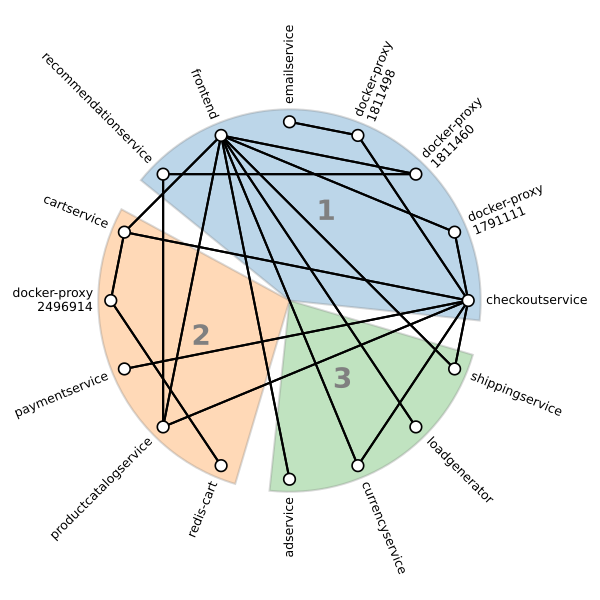

Recreate this plot in Python.
import os
import duckdb
import networkx as nx
import matplotlib.pyplot as plt
import numpy as np
import pandas as pd
from collections import defaultdict
from matplotlib.patches import Wedge
from pathlib import Path

machine_color = {
    1: "#1f77b4",
    2: "#ff7f0e",
    3: "#2ca02c",
    -1: "lightgray"
}

SERVICES = [
    "loadgenerator",
    "frontend",
    "checkoutservice",
    "adservice",
    "recommendationservice",
    "paymentservice",
    "emailservice",
    "productcatalogservice",
    "shippingservice",
    "currencyservice",
    "cartservice",
    "redis-cart",
    "docker"
]

def draw_network(edges_df: pd.DataFrame, script_dir: Path):
    # Map services to machines
    machine_map = {}
    for _, row in edges_df.iterrows():
        machine_map[row['src']] = row['src_machine']
        machine_map[row['dst']] = row['dst_machine']

    # Group services by machine
    machine_to_services = defaultdict(list)
    for service, machine in machine_map.items():
        machine_to_services[machine].append(service)

    # Flatten services in order by machine
    clustered_services = []
    machine_angle_ranges = {}  # machine_id -> (start_idx, end_idx)
    angle_index = 0
    for machine in sorted(machine_to_services):
        services = sorted(set(machine_to_services[machine]))
        clustered_services.extend(services)
        machine_angle_ranges[machine] = (angle_index, angle_index + len(services) - 1)
        angle_index += len(services)

    # Assign positions on circle
    n = len(clustered_services)
    angles = np.linspace(0, 2 * np.pi, n, endpoint=False)
    pos = {}
    for i, service in enumerate(clustered_services):
        angle = angles[i]
        pos[service] = (np.cos(angle), np.sin(angle))

    # Build graph
    G = nx.Graph()
    edges = list(zip(edges_df['src'], edges_df['dst']))
    G.add_edges_from(edges)

    # Plot setup
    fig, ax = plt.subplots(figsize=(6, 6))

    # Parameters for node radius and slice padding
    node_radius = 0.08  # approximate node circle radius (half sqrt of node size)
    slice_outer_radius = 1.07  # slightly larger than node radius 1
    slice_inner_radius = 0  # small hole in the center

    # Draw filled pie slices for each machine
    for machine, (start_idx, end_idx) in machine_angle_ranges.items():
        theta_start = np.degrees(angles[start_idx]) - 6  # small padding on each side
        theta_end = np.degrees(angles[end_idx]) + 6
        # Handle wrap-around if needed
        if theta_end < theta_start:
            theta_end += 360

        # Draw the wedge (filled arc)
        wedge = Wedge(center=(0, 0),
                      r=slice_outer_radius,
                      theta1=theta_start,
                      theta2=theta_end,
                      width=slice_outer_radius - slice_inner_radius,
                      facecolor=machine_color[machine],
                      alpha=0.3,
                      edgecolor='gray',
                      linestyle="solid" if machine != -1 else "dashed",
                      linewidth=1.5)
        ax.add_patch(wedge)

        # Label in the middle of the arc, closer to the center
        mid_angle = (angles[start_idx] + angles[end_idx]) / 2
        label_radius = slice_inner_radius + (slice_outer_radius - slice_inner_radius) / 2
        label_x = label_radius * np.cos(mid_angle)
        label_y = label_radius * np.sin(mid_angle)
        ax.text(label_x, label_y, machine if machine != -1 else "?",
                fontsize=20, fontweight='bold',
                ha='center', va='center', color='gray')

    # Draw edges and nodes on top of slices
    # Separate edges by machine status
    intra_edges = []
    cross_or_unknown_edges = []

    for _, row in edges_df.iterrows():
        src = row['src']
        dst = row['dst']
        src_machine = row['src_machine']
        dst_machine = row['dst_machine']

        if src_machine != -1:
            intra_edges.append((src, dst))
        else:
            cross_or_unknown_edges.append((src, dst))

    # Draw intra-machine edges (solid)
    nx.draw_networkx_edges(G, pos, edgelist=intra_edges, ax=ax, width=1.5, style="solid", edge_color="black")

    # Draw cross-machine or unknown-machine edges (dashed)
    nx.draw_networkx_edges(G, pos, edgelist=cross_or_unknown_edges, ax=ax, width=1.5, style="dashed", edge_color="gray")

    # Split nodes by machine == -1
    nodes_unknown = [node for node in G.nodes if machine_map.get(node, -1) == -1]
    nodes_known = [node for node in G.nodes if machine_map.get(node, -1) != -1]

    # Draw known machine nodes (solid border)
    nx.draw_networkx_nodes(G, pos, ax=ax, nodelist=nodes_known,
                           node_size=70, node_color="white", edgecolors="black", linewidths=1.2)

    # Manually draw nodes with machine == -1 using dashed edge
    for node in nodes_unknown:
        x, y = pos[node]
        circle = plt.Circle((x, y), radius=0.04,  # adjust radius as needed
                            facecolor='white',
                            edgecolor='black',
                            linewidth=1.2,
                            linestyle='dashed',
                            zorder=3)
        ax.add_patch(circle)

    # Radial labels outside nodes
    for node, (x, y) in pos.items():
        angle = np.arctan2(y, x)
        label_radius = 1.1  # outside slice radius now
        label_x = label_radius * np.cos(angle)
        label_y = label_radius * np.sin(angle)
        rotation = np.degrees(angle)
        if rotation < -90 or rotation > 90:
            rotation += 180
            ha = 'right'
        else:
            ha = 'left'
        ax.text(label_x, label_y, node, fontsize=9, rotation=rotation,
                ha=ha, va='center', rotation_mode='anchor')

    # Final plot tweaks
    ax.set_aspect('equal')
    plt.axis('off')
    plt.tight_layout()
    plt.savefig(script_dir.joinpath("network_graph.pdf"))
    plt.show()

def part_of_app(name):
    for service in SERVICES:
        if service in name:
            return service if service != "docker" else "docker-proxy"
    return None

def ripple_connections(dir: Path):
    conn = duckdb.connect(database=':memory:')

    conn.execute(f"""ATTACH '{dir}/vm1.db3' as vm1""")
    conn.execute(f"""ATTACH '{dir}/vm2.db3' as vm2""")
    conn.execute(f"""ATTACH '{dir}/vm3.db3' as vm3""")

    edges = conn.execute("""
        WITH 
            tcp_discovery AS (
                SELECT * FROM vm1.tcp_discovery tcp
                WHERE tcp.remote_inode_id <> 0
                UNION ALL
                SELECT * FROM vm2.tcp_discovery tcp
                WHERE tcp.remote_inode_id <> 0
                UNION ALL
                SELECT * FROM vm3.tcp_discovery tcp
                WHERE tcp.remote_inode_id <> 0
            ),
            process_context AS (
                SELECT 1 as machine_id, * FROM vm1.process_context
                UNION ALL
                SELECT 2 as machine_id, * FROM vm2.process_context
                UNION ALL
                SELECT 3 as machine_id, * FROM vm3.process_context
            ),
            docker AS (
                SELECT 1 as machine_id, * FROM vm1.docker
                UNION ALL
                SELECT 2 as machine_id, * FROM vm2.docker
                UNION ALL
                SELECT 3 as machine_id, * FROM vm3.docker
            ),
            k8s AS (
                SELECT 1 as machine_id, * FROM vm1.k8s
                UNION ALL
                SELECT 2 as machine_id, * FROM vm2.k8s
                UNION ALL
                SELECT 3 as machine_id, * FROM vm3.k8s
            ),
            pids AS (
                SELECT DISTINCT
                    1 as machine_id,
                    pid, 
                    inode_id,
                FROM 
                    vm1.vfs vfs
                WHERE 
                    vfs.fs_magic = 1397703499
                UNION ALL
                SELECT DISTINCT
                    2 as machine_id,
                    pid, 
                    inode_id,
                FROM 
                    vm2.vfs vfs
                WHERE 
                    vfs.fs_magic = 1397703499
                UNION ALL
                SELECT DISTINCT
                    3 as machine_id,
                    pid, 
                    inode_id,
                FROM 
                    vm3.vfs vfs
                WHERE 
                    vfs.fs_magic = 1397703499
            )
        SELECT DISTINCT
            tcp.local_machine_id, 
            lpids.pid as lpid,
            COALESCE(lk8s.pod_name, ldock.name, lpc.cgroup) as lcgroup,
            tcp.remote_machine_id,
            tcp.remote_inode_id, 
            rpids.pid as rpid,
            COALESCE(rk8s.pod_name, rdock.name, rpc.cgroup) as rcgroup,
            COUNT(*) as num_connections, 
        FROM
            tcp_discovery tcp
        LEFT JOIN
            pids as lpids
            ON lpids.inode_id = tcp.local_inode_id
            AND lpids.machine_id = tcp.local_machine_id
        LEFT JOIN 
            process_context lpc
            ON lpc.pid = lpids.pid
            AND lpc.machine_id = tcp.local_machine_id
        LEFT JOIN
            docker ldock
            ON ldock.cgroup = lpc.cgroup
            AND ldock.machine_id = tcp.local_machine_id
        LEFT JOIN
            k8s lk8s
            ON lk8s.cgroup = lpc.cgroup
            AND lk8s.machine_id = tcp.local_machine_id
        LEFT JOIN
            pids as rpids
            ON rpids.inode_id = tcp.remote_inode_id
            AND rpids.machine_id = tcp.remote_machine_id
        LEFT JOIN 
            process_context rpc
            ON rpc.pid = rpids.pid
            AND rpc.machine_id = tcp.remote_machine_id
        LEFT JOIN 
            docker rdock
            ON rdock.cgroup = rpc.cgroup
            AND rdock.machine_id = tcp.remote_machine_id
        LEFT JOIN 
            k8s rk8s
            ON rk8s.cgroup = rpc.cgroup
            AND rk8s.machine_id = tcp.remote_machine_id
        WHERE 
            lpids.pid IS NOT NULL 
            AND rpids.pid IS NOT NULL
        GROUP BY 
            tcp.local_machine_id, 
            lpids.pid,
            lk8s.pod_name, 
            ldock.name, 
            lpc.cgroup,
            tcp.remote_machine_id,
            tcp.remote_inode_id, 
            rpids.pid,
            rk8s.pod_name, 
            rdock.name,
            rpc.cgroup,
        ORDER BY
            lcgroup
    """).df()

    table = edges.loc[:, ["lpid", "lcgroup", "local_machine_id", "rpid", "rcgroup", "remote_machine_id"]].rename(columns={"lcgroup": "src", "rcgroup": "dst", "local_machine_id": "src_machine", "remote_machine_id": "dst_machine"}).drop_duplicates()
    print(table)

    edges = []
    for (_, edge) in table.iterrows():
        
        src, dst = edge["src"], edge["dst"]
        src, dst = part_of_app(src), part_of_app(dst)
        if src is None or dst is None:
            continue
        src_machine, dst_machine = edge["src_machine"], edge["dst_machine"]
        spid, dpid = edge["lpid"], edge["rpid"]
        edges.append([spid, src, src_machine, dpid, dst, dst_machine])
        edges.append([dpid, dst, dst_machine, spid, src, src_machine])

    spids, srcs, src_machines, dpids, dsts, dst_machines = zip(*edges)
    return pd.DataFrame({"spid": spids, "src": srcs, "src_machine": src_machines, "dpid": dpids, "dst": dsts, "dst_machine": dst_machines})\
        .drop_duplicates()\
        .sort_values(by=["src", "dst"]).reset_index(drop=True)

def missing_connections(ripple_post: Path, gt: Path):
    ripple = pd.read_csv(ripple_post)
    gt = pd.read_csv(gt)
    df_diff = gt.merge(ripple, how='outer', indicator=True)
    missing = df_diff[df_diff['_merge'] == 'left_only'].loc[:, ["src", "dst"]]
    missing["src_machine"] = -1
    missing["dst_machine"] = -1
    return missing
    # Optional: drop the '_merge' column if not needed
    # df_exclusive = df_exclusive.drop(columns=['_merge'])


if __name__ == "__main__":
    script_dir = Path(os.path.dirname(os.path.realpath(__file__)))
    edges_df = ripple_connections(Path(script_dir))
    print(edges_df)
    edges_df["src"] = edges_df.apply(lambda row: row['src'] + (("\n" + str(row["spid"])) if row["src"] == "docker-proxy" else ""), axis=1)
    edges_df["dst"] = edges_df.apply(lambda row: row['dst'] + (("\n" + str(row["dpid"])) if row["dst"] == "docker-proxy" else ""), axis=1)
    print(edges_df)
    draw_network(edges_df, script_dir)
